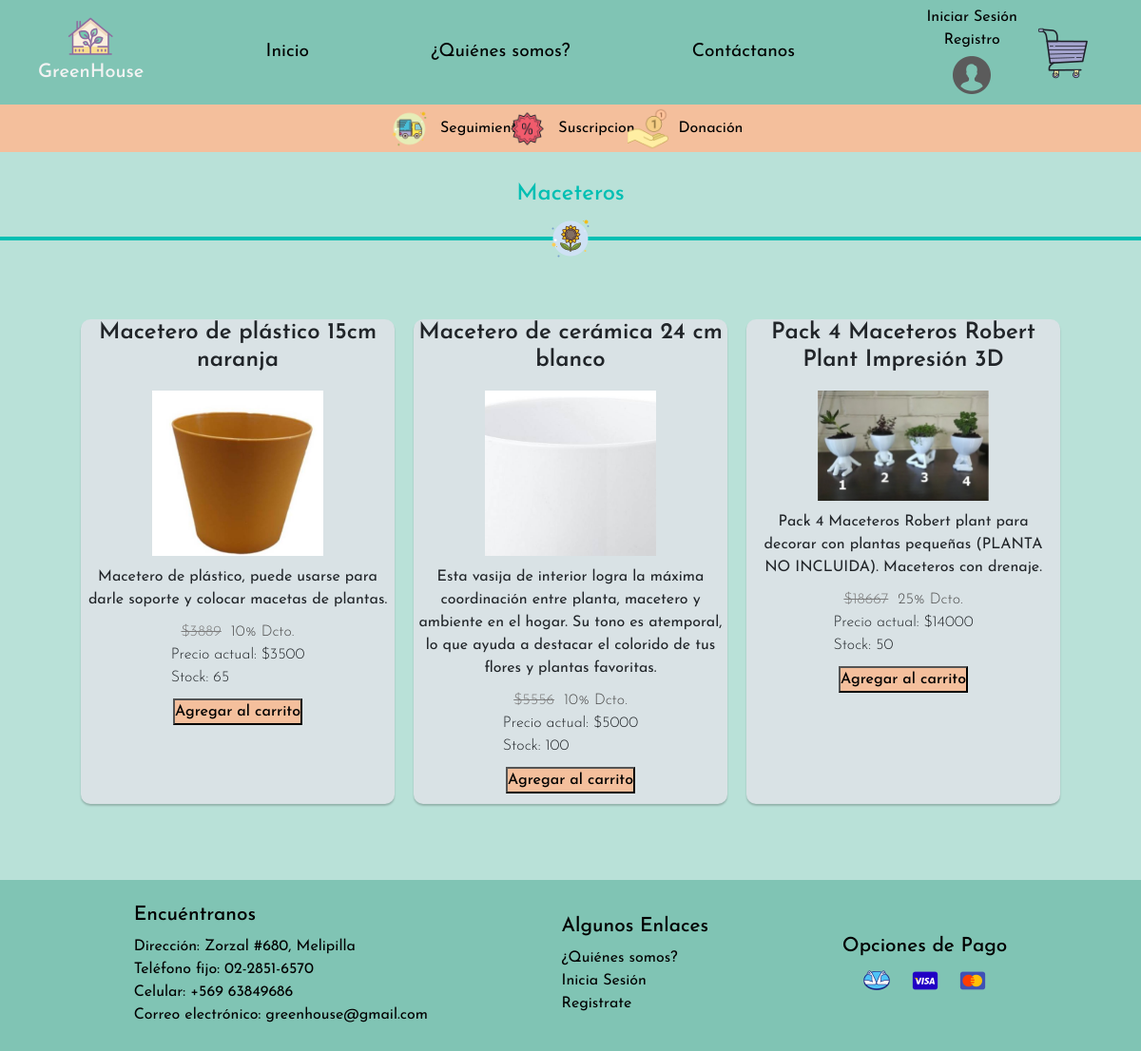
Page /maceteros on the committed database.
### core/models.py (models this page shows, shortened)
class Producto(models.Model):
    codigo = models.CharField(max_length=4, primary_key=True)
    nombre = models.CharField(max_length=80, blank=True)
    detalle = models.CharField(max_length=450)
    precio = models.IntegerField()
    stock = models.IntegerField()
    imagen = models.CharField(max_length=200)
    oferta = models.BooleanField()
    categoria = models.ForeignKey(to=Categoria, on_delete=models.CASCADE)
    porcentaje_oferta = models.IntegerField(default=0)
    def tachado(self):
        if self.oferta:
            return "$" + str(round(self.precio / (1 - (self.porcentaje_oferta / 100))))
        return ""
    def descuento(self):
        if self.oferta:
            return str(self.porcentaje_oferta) + "% Dcto."
        return ""

### core/views.py (the view)
# urls.py: path("maceteros", maceteros, name="maceteros"),
def maceteros(request):
    maceteros = Producto.objects.filter(categoria=Categoria.objects.get(nombre="Maceteros"))
    return render(request, 'core/maceteros.html', {"maceteros":maceteros, "carro":request.session.get("carro", [])})

### core/templates/core/maceteros.html (shortened to what this page needs)
{% extends 'core/base.html' %}
{% load static %}
{% block css %}
<link rel="stylesheet" href="{% static 'css/estilo_maceteros.css' %}">
{% endblock %}
{% block content %}
    <section class="divisor">
        <h4>Maceteros</h4>
        <img src="{% static 'img/icons8_sunflower_50px.png' %}" alt="">
    </section>
<div class="catalogo-maceteros">
    {% for i in maceteros %}
        <div class="maceteros">
            <div class="img">
                <h4>{{ i.nombre }}</h4>
                <img src="{% static i.imagen %}">
            </div>
            <div class="info-producto">
                <p>{{ i.detalle }}</p>
            </div>
            <div class="datos-nro">
                <div class="datos-oferta">
                    <p class="precio-producto">{{ i.tachado }}</p>
                    <br>
                    <p>{{ i.descuento }}</p>
                </div>
                <div class="datos-nro2">
                    <p class="precio-producto2">Precio actual: ${{ i.precio }}</p>
                    <p class="stock-producto">Stock: {{ i.stock }}</p>
                </div>
            </div>
            <div class="productos-btns">
                <button type="button" class="btn-cart"><a href="{% url 'addtocar' i.codigo %}">Agregar al carrito</a></a><span></span></button>
            </div>
        </div>
    {% endfor %}
</div>
{% endblock %}

### core/static/css/base.css (style rules this page uses)
body { background-color: #B9E1D8 !important; background-size: cover; background-attachment: fixed; display: flex; flex-direction: column; justify-content: space-between; min-height: 100vh; align-items: center; }

### core/static/css/estilo_maceteros.css (style rules this page uses)
* { margin: 0; padding: 0; font-family: 'Josefin Sans', sans-serif; }
body { background-color: #B9E1D8 !important; background-size: cover; background-attachment: fixed; }
.divisor { width: 100%; padding: 30px 0px; }
.divisor > h4 { color: #00BFB3; text-align: center; }
.divisor > img { display: block; margin: 0 auto; position: relative; margin-top: -57px; background-color: transparent; }
.catalogo-maceteros { width: 100%; max-width: 1200px; height: auto; display: flex; flex-wrap: wrap; justify-content: center; align-items: center; margin: 20px; }
.catalogo-maceteros .maceteros { width: 330px; height: 510px; border-radius: 10px; box-shadow: 0 2px 2px rgba(0, 0, 0, 0.2); overflow: hidden; margin: 10px; text-align: center; transition: all 0.25s; background-color: #D9E2E5; justify-content: center; float: left; }
.img img { width: 200px; height: auto; padding: 10px; }
.img h4 { font-weight: 600; }
.datos-nro { display: flex; flex-direction: column; align-items: center; margin: 10px 0; }
.datos-oferta { padding: 0 1rem; font-size: 16px; font-weight: 300; text-align: justify; display: flex; flex-direction: row; color: #4b4b4b; }
p { margin: 0px 5px; }
.datos-nro2 p { padding: 0 1rem; font-size: 16px; font-weight: 300; text-align: justify; display: flex; flex-direction: column; }
.precio-producto { color: #7c7c7c; display: inline-block; text-decoration: line-through; }
.productos-btns { display: flex; justify-content: center; }
.productos-btns button { background-color: #F4BF9C; text-decoration: none; }
.catalogo-maceteros .maceteros a { font-weight: 500; text-decoration: none; color: #000000; }
.stock-producto { display: inline-block; }

### rows in the picture
Producto: nombre "Macetero de plástico 15cm naranja", imagen (picture), detalle "Macetero de plástico, puede usarse para darle soporte y colocar macetas de plantas.", tachado "$3889", descuento "10% Dcto.", precio "3500", stock "65"
Producto: nombre "Macetero de cerámica 24 cm blanco", imagen (picture), detalle "Esta vasija de interior logra la máxima coordinación entre planta, macetero y ambiente en el hogar. Su tono es atemporal, lo que ayuda a destacar el colorido de tus flores y plantas favoritas.", tachado "$5556", descuento "10% Dcto.", precio "5000", stock "100"
Producto: nombre "Pack 4 Maceteros Robert Plant Impresión 3D", imagen (picture), detalle "Pack 4 Maceteros Robert plant para decorar con plantas pequeñas (PLANTA NO INCLUIDA). Maceteros con drenaje.", tachado "$18667", descuento "25% Dcto.", precio "14000", stock "50"
